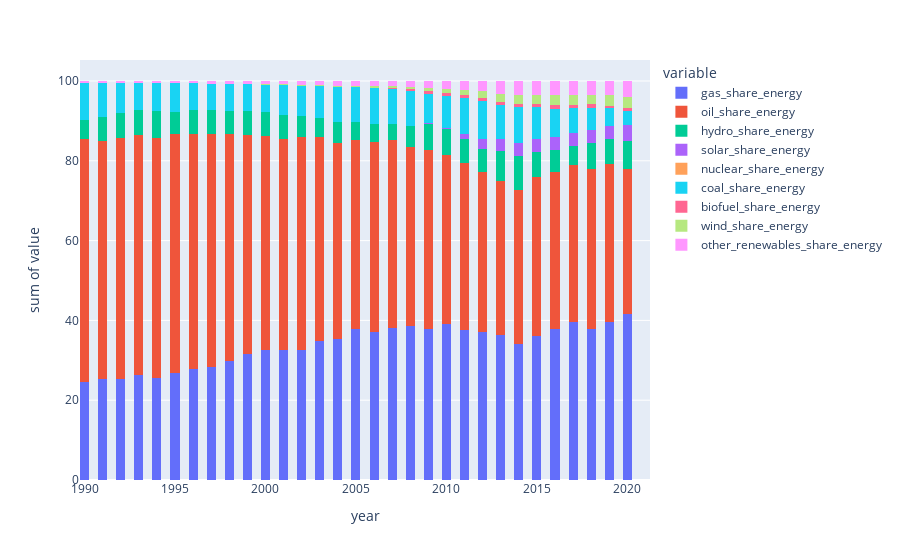

This figure's notebook cell:
### Code cell
Italy = dataframe[dataframe["country"] == "Italy"]
plx.histogram(Italy, y=[Italy["gas_share_energy"],Italy["oil_share_energy"],Italy["hydro_share_energy"]
,Italy["solar_share_energy"],Italy["nuclear_share_energy"],Italy["coal_share_energy"]
,Italy["biofuel_share_energy"],Italy["wind_share_energy"],Italy["other_renewables_share_energy"]], x=Italy["year"],nbins=100,labels=["Oil"])

### Figure 1 — Plotly figure (JSON) as saved in the notebook; plotly's stock layout.template omitted (floating-point values rounded to 4 significant figures)
{"data": [{"alignmentgroup": "True", "bingroup": "x", "histfunc": "sum", "hovertemplate": "variable=gas_share_energy<br>year=%{x}<br>sum of value=%{y}<extra></extra>", "legendgroup": "gas_share_energy", "marker": {"color": "#636efa", "pattern": {"shape": ""}}, "name": "gas_share_energy", "nbinsx": 100, "offsetgroup": "gas_share_energy", "orientation": "v", "showlegend": true, "type": "histogram", "x": [1990, 1991, 1992, 1993, 1994, 1995, 1996, 1997, 1998, 1999, 2000, 2001, 2002, 2003, 2004, 2005, 2006, 2007, 2008, 2009, 2010, 2011, 2012, 2013, 2014, 2015, 2016, 2017, 2018, 2019, 2020, 2021], "xaxis": "x", "y": [24.57, 25.33, 25.2, 26.27, 25.45, 26.92, 27.79, 28.36, 29.85, 31.56, 32.47, 32.6, 32.59, 34.81, 35.36, 37.78, 37.18, 38.08, 38.49, 37.96, 39.17, 37.48, 37.1, 36.42, 34.01, 36.04, 37.73, 39.5, 37.92, 39.53, 41.55, 0], "yaxis": "y"}, {"alignmentgroup": "True", "bingroup": "x", "histfunc": "sum", "hovertemplate": "variable=oil_share_energy<br>year=%{x}<br>sum of value=%{y}<extra></extra>", "legendgroup": "oil_share_energy", "marker": {"color": "#EF553B", "pattern": {"shape": ""}}, "name": "oil_share_energy", "nbinsx": 100, "offsetgroup": "oil_share_energy", "orientation": "v", "showlegend": true, "type": "histogram", "x": [1990, 1991, 1992, 1993, 1994, 1995, 1996, 1997, 1998, 1999, 2000, 2001, 2002, 2003, 2004, 2005, 2006, 2007, 2008, 2009, 2010, 2011, 2012, 2013, 2014, 2015, 2016, 2017, 2018, 2019, 2020, 2021], "xaxis": "x", "y": [60.98, 59.55, 60.63, 60.29, 60.25, 59.81, 58.83, 58.39, 56.91, 54.91, 53.8, 52.81, 53.33, 51.18, 49.03, 47.44, 47.62, 47.02, 45.07, 44.75, 42.24, 41.86, 40.15, 38.55, 38.71, 39.81, 39.36, 39.38, 40.01, 39.59, 36.39, 0], "yaxis": "y"}, {"alignmentgroup": "True", "bingroup": "x", "histfunc": "sum", "hovertemplate": "variable=hydro_share_energy<br>year=%{x}<br>sum of value=%{y}<extra></extra>", "legendgroup": "hydro_share_energy", "marker": {"color": "#00cc96", "pattern": {"shape": ""}}, "name": "hydro_share_energy", "nbinsx": 100, "offsetgroup": "hydro_share_energy", "orientation": "v", "showlegend": true, "type": "histogram", "x": [1990, 1991, 1992, 1993, 1994, 1995, 1996, 1997, 1998, 1999, 2000, 2001, 2002, 2003, 2004, 2005, 2006, 2007, 2008, 2009, 2010, 2011, 2012, 2013, 2014, 2015, 2016, 2017, 2018, 2019, 2020, 2021], "xaxis": "x", "y": [4.751, 6.158, 6.178, 6.195, 6.696, 5.44, 6.057, 5.892, 5.706, 6.11, 5.873, 6.187, 5.223, 4.666, 5.239, 4.428, 4.536, 4.075, 5.231, 6.585, 6.597, 5.997, 5.607, 7.372, 8.592, 6.253, 5.703, 4.742, 6.647, 6.41, 7.074, 0], "yaxis": "y"}, {"alignmentgroup": "True", "bingroup": "x", "histfunc": "sum", "hovertemplate": "variable=solar_share_energy<br>year=%{x}<br>sum of value=%{y}<extra></extra>", "legendgroup": "solar_share_energy", "marker": {"color": "#ab63fa", "pattern": {"shape": ""}}, "name": "solar_share_energy", "nbinsx": 100, "offsetgroup": "solar_share_energy", "orientation": "v", "showlegend": true, "type": "histogram", "x": [1990, 1991, 1992, 1993, 1994, 1995, 1996, 1997, 1998, 1999, 2000, 2001, 2002, 2003, 2004, 2005, 2006, 2007, 2008, 2009, 2010, 2011, 2012, 2013, 2014, 2015, 2016, 2017, 2018, 2019, 2020, 2021], "xaxis": "x", "y": [0.001, 0.001, 0.001, 0.002, 0.002, 0.002, 0.002, 0.002, 0.002, 0.002, 0.002, 0.003, 0.003, 0.003, 0.004, 0.004, 0.004, 0.005, 0.024, 0.091, 0.246, 1.413, 2.526, 3.016, 3.274, 3.253, 3.105, 3.363, 3.084, 3.276, 3.932, 0], "yaxis": "y"}, {"alignmentgroup": "True", "bingroup": "x", "histfunc": "sum", "hovertemplate": "variable=nuclear_share_energy<br>year=%{x}<br>sum of value=%{y}<extra></extra>", "legendgroup": "nuclear_share_energy", "marker": {"color": "#FFA15A", "pattern": {"shape": ""}}, "name": "nuclear_share_energy", "nbinsx": 100, "offsetgroup": "nuclear_share_energy", "orientation": "v", "showlegend": true, "type": "histogram", "x": [1990, 1991, 1992, 1993, 1994, 1995, 1996, 1997, 1998, 1999, 2000, 2001, 2002, 2003, 2004, 2005, 2006, 2007, 2008, 2009, 2010, 2011, 2012, 2013, 2014, 2015, 2016, 2017, 2018, 2019, 2020, 2021], "xaxis": "x", "y": [0, 0, 0, 0, 0, 0, 0, 0, 0, 0, 0, 0, 0, 0, 0, 0, 0, 0, 0, 0, 0, 0, 0, 0, 0, 0, 0, 0, 0, 0, 0, 0], "yaxis": "y"}, {"alignmentgroup": "True", "bingroup": "x", "histfunc": "sum", "hovertemplate": "variable=coal_share_energy<br>year=%{x}<br>sum of value=%{y}<extra></extra>", "legendgroup": "coal_share_energy", "marker": {"color": "#19d3f3", "pattern": {"shape": ""}}, "name": "coal_share_energy", "nbinsx": 100, "offsetgroup": "coal_share_energy", "orientation": "v", "showlegend": true, "type": "histogram", "x": [1990, 1991, 1992, 1993, 1994, 1995, 1996, 1997, 1998, 1999, 2000, 2001, 2002, 2003, 2004, 2005, 2006, 2007, 2008, 2009, 2010, 2011, 2012, 2013, 2014, 2015, 2016, 2017, 2018, 2019, 2020, 2021], "xaxis": "x", "y": [9.208, 8.488, 7.476, 6.68, 7.071, 7.303, 6.725, 6.707, 6.806, 6.612, 6.964, 7.409, 7.697, 8.047, 8.824, 8.742, 8.894, 8.876, 8.746, 7.347, 7.871, 9.004, 9.5, 8.588, 8.849, 8.036, 7.134, 6.175, 5.619, 4.33, 3.526, 0], "yaxis": "y"}, {"alignmentgroup": "True", "bingroup": "x", "histfunc": "sum", "hovertemplate": "variable=biofuel_share_energy<br>year=%{x}<br>sum of value=%{y}<extra></extra>", "legendgroup": "biofuel_share_energy", "marker": {"color": "#FF6692", "pattern": {"shape": ""}}, "name": "biofuel_share_energy", "nbinsx": 100, "offsetgroup": "biofuel_share_energy", "orientation": "v", "showlegend": true, "type": "histogram", "x": [1990, 1991, 1992, 1993, 1994, 1995, 1996, 1997, 1998, 1999, 2000, 2001, 2002, 2003, 2004, 2005, 2006, 2007, 2008, 2009, 2010, 2011, 2012, 2013, 2014, 2015, 2016, 2017, 2018, 2019, 2020, 2021], "xaxis": "x", "y": [0, 0, 0, 0, 0, 0, 0, 0, 0, 0, 0, 0, 0, 0, 0.126, 0.088, 0.1, 0.092, 0.38, 0.658, 0.785, 0.792, 0.909, 0.801, 0.723, 0.868, 0.86, 0.861, 0.875, 0.523, 0.813, 0], "yaxis": "y"}, {"alignmentgroup": "True", "bingroup": "x", "histfunc": "sum", "hovertemplate": "variable=wind_share_energy<br>year=%{x}<br>sum of value=%{y}<extra></extra>", "legendgroup": "wind_share_energy", "marker": {"color": "#B6E880", "pattern": {"shape": ""}}, "name": "wind_share_energy", "nbinsx": 100, "offsetgroup": "wind_share_energy", "orientation": "v", "showlegend": true, "type": "histogram", "x": [1990, 1991, 1992, 1993, 1994, 1995, 1996, 1997, 1998, 1999, 2000, 2001, 2002, 2003, 2004, 2005, 2006, 2007, 2008, 2009, 2010, 2011, 2012, 2013, 2014, 2015, 2016, 2017, 2018, 2019, 2020, 2021], "xaxis": "x", "y": [0, 0, 0, 0.001, 0.001, 0.001, 0.005, 0.017, 0.032, 0.054, 0.075, 0.156, 0.186, 0.186, 0.229, 0.288, 0.364, 0.501, 0.611, 0.877, 1.178, 1.29, 1.795, 2.081, 2.228, 2.104, 2.484, 2.448, 2.412, 2.793, 2.833, 0], "yaxis": "y"}, {"alignmentgroup": "True", "bingroup": "x", "histfunc": "sum", "hovertemplate": "variable=other_renewables_share_energy<br>year=%{x}<br>sum of value=%{y}<extra></extra>", "legendgroup": "other_renewables_share_energy", "marker": {"color": "#FF97FF", "pattern": {"shape": ""}}, "name": "other_renewables_share_energy", "nbinsx": 100, "offsetgroup": "other_renewables_share_energy", "orientation": "v", "showlegend": true, "type": "histogram", "x": [1990, 1991, 1992, 1993, 1994, 1995, 1996, 1997, 1998, 1999, 2000, 2001, 2002, 2003, 2004, 2005, 2006, 2007, 2008, 2009, 2010, 2011, 2012, 2013, 2014, 2015, 2016, 2017, 2018, 2019, 2020, 2021], "xaxis": "x", "y": [0.491, 0.48, 0.521, 0.566, 0.534, 0.526, 0.596, 0.633, 0.693, 0.745, 0.81, 0.838, 0.974, 1.109, 1.195, 1.227, 1.304, 1.345, 1.444, 1.729, 1.912, 2.158, 2.421, 3.178, 3.617, 3.627, 3.623, 3.529, 3.439, 3.545, 3.886, 0], "yaxis": "y"}], "layout": {"barmode": "relative", "legend": {"title": {"text": "variable"}, "tracegroupgap": 0}, "margin": {"t": 60}, "xaxis": {"anchor": "y", "domain": [0, 1], "title": {"text": "year"}}, "yaxis": {"anchor": "x", "domain": [0, 1], "title": {"text": "sum of value"}}}}
